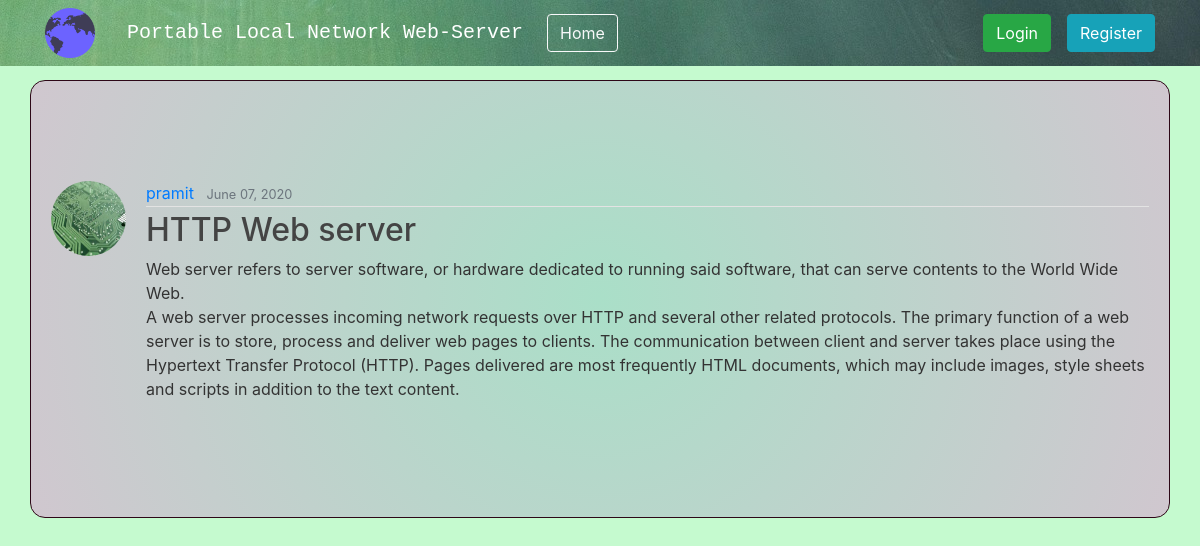
The app's page /post/31/ with its own data.
### blog/models.py (models this page shows, shortened)
class Post(models.Model):
    title = models.CharField(max_length=100)
    content = models.TextField()
    date_posted = models.DateTimeField(default=timezone.now)
    author = models.ForeignKey(User, on_delete=models.CASCADE)

### users/models.py (models this page shows, shortened)
class Profile(models.Model):
    user = models.OneToOneField(User, on_delete=models.CASCADE)
    image = models.ImageField(default='default.jpg', upload_to='profile_pics')

### blog/views.py (the view)
# urls.py: path('post/<int:pk>/', PostDetailView.as_view(), name='post-detail'),
class PostDetailView(DetailView):
    model = Post

### blog/templates/blog/post_detail.html (shortened to what this page needs)
{% extends "blog/base.html" %}
{% block content %}
  <article class="media content-section">
    <img class="rounded-circle article-img" src="{{ object.author.profile.image.url }}">
    <div class="media-body">
      <div class="article-metadata">
        <a class="mr-2" href="{% url 'user-posts' object.author.username %}">{{ object.author }}</a>
        <small class="text-muted">{{ object.date_posted|date:"F d, Y" }}</small>
      </div>
      <h2 class="article-title">{{ object.title }}</h2>
      <p class="article-content">{{ object.content }}</p>
    </div>
  </article>
{% endblock content %}

### blog/static/blog/main.css (style rules this page uses)
body { background: #c5facf; background-image: url("../../../media/bread_board.jpg"); background-repeat: no-repeat; color: #333333; margin-top: 5rem; }
h1, h2, h3, h4, h5, h6 { color: #444444; }
.content-section { background: rgb(166,223,182); background: radial-gradient(circle, rgb(170, 223, 200) 0%, rgb(208, 199, 207) 100%); background-repeat: no-repeat; padding: 100px 20px; border: 1px solid #2d0717; border-radius: 15px; margin-bottom: 20px; }
.article-title { color: #444444; }
.article-content { white-space: pre-line; }
.article-img { height: 75px; width: 75px; margin-right: 20px; animation:spin 150s linear infinite; }
.article-metadata { padding-bottom: 1px; margin-bottom: 4px; border-bottom: 1px solid #e3e3e3 }

### records on screen
Post: author.profile.image (placeholder picture), author "pramit", date_posted "June 07, 2020", title "HTTP Web server", content "Web server refers to server software, or hardware dedicated to running said software, that can serve contents to the World Wide Web. A web server processes incoming network requests over HTTP and several other related protocols. The primary function of a web server is to store, process and deliver web pages to clients. The communication between client and server takes place using the Hypertext Transfer Protocol (HTTP). Pages delivered are most frequently HTML documents, which may include images, style sheets and scripts in addition to the text content."
